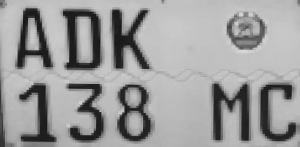
#> input picture learndata/1657835418.png, 300 x 147 px
$ python -i image_process.py   (imports and definitions only)
#> lines starting #> are read from the running program, lines starting #| are printed output that depends on the picture; after the words box and inside, x2 and y2 are one past the last pixel; in counts of white or black regions, pixels touching at a corner belong together
#> further down, picture is the input picture: shape (147, 300, 3); min 22, max 214, mean 155.1
# 이미지 전처리
import cv2
import numpy as np
import calendar
import time

from scipy.ndimage import interpolation as inter

def get_best_image_for_text(image, extandsize = 8, isThreshold = True, debug = False) :
    # image = correct_skew(image)

    # print("morphd : ", extandsize)
#> called with extandsize = 8, isThreshold = True, debug = False
    gray_image = cv2.cvtColor(image, cv2.COLOR_BGR2GRAY)
    gray_image = correct_skew(gray_image)
    # [8 lines of commented-out code are left out]

    if extandsize != 0 :
        print("do MORPH_OPEN")
        kernel = np.ones((extandsize-3, extandsize), np.uint8)
        gray_image = cv2.morphologyEx(gray_image, cv2.MORPH_OPEN, kernel)
    kernel = np.ones((3, 3), np.uint8)
    gray_image = cv2.morphologyEx(gray_image, cv2.MORPH_DILATE, kernel)
    if isThreshold :
        print("do Threshold")

        #First
        gray_image = cv2.GaussianBlur(gray_image, (7, 7), 7)
        gray_image = cv2.adaptiveThreshold(gray_image, 255.0, cv2.ADAPTIVE_THRESH_GAUSSIAN_C, cv2.THRESH_BINARY_INV, 19, 9)
        # gray_image =  cv2.threshold(gray_image, 127, 255, cv2.THRESH_OTSU)[1]
    gmt = time.gmtime()
    ts = calendar.timegm(gmt)
    cv2.imwrite('/home/jboss/mozates_source/mozates/moz_ates_traffic/dataintegrationapi/learndata/'+str(ts)+'.png', gray_image)
    # if debug :
    # cv2.imshow("morph image", gray_image)
    # cv2.waitKey(0)
    return gray_image


# [65 lines left out: functions process, image_resize, not called in this run]

def correct_skew(image, delta=2, limit=15):
#> called with delta = 2, limit = 15
    def determine_score(arr, angle):
        data = inter.rotate(arr, angle, reshape=False, order=0)
        histogram = np.sum(data, axis=1, dtype=float)
        score = np.sum((histogram[1:] - histogram[:-1]) ** 2, dtype=float)
        return histogram, score

    gray = image.copy()
    thresh = cv2.threshold(gray, 0, 255, cv2.THRESH_BINARY_INV + cv2.THRESH_OTSU)[1]
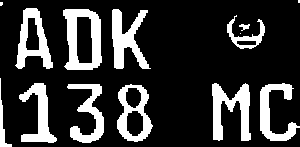
#> thresh: shape (147, 300); 20.8% white; 14 white regions (3 under 20 px), largest, box (x1, y1, x2, y2) and area: (63, 9, 102, 70) 1352, (212, 83, 251, 141) 1196, (112, 9, 151, 69) 1147

    scores = []
    angles = np.arange(-limit, limit + delta, delta)
    for angle in angles:
        histogram, score = determine_score(thresh, angle)
        scores.append(score)
#> this loop made 16 passes
#> score on passes 1 to 12: 211721400, 203723325, 210160800, 243453600, 298529775, 336374325, 467334675, 911520450, 1.18e+09, 483005700, 278827200, 233894925
#> pass 1, in determine_score, `data = inter.rotate(arr, angle, reshape=False, order=0)`:
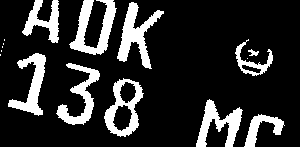
#> data: shape (147, 300); 17.6% white; 16 white regions (6 under 20 px), largest, box (x1, y1, x2, y2) and area: (117, 2, 164, 69) 1142, (69, 0, 117, 55) 1139, (196, 99, 243, 147) 956
#> pass 2, in determine_score (call 2), `data = inter.rotate(arr, angle, reshape=False, order=0)`:
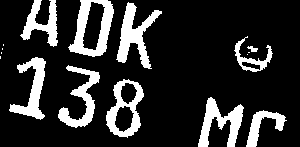
#> data: shape (147, 300); 18% white; 16 white regions (6 under 20 px), largest, box (x1, y1, x2, y2) and area: (68, 0, 114, 57) 1193, (116, 2, 162, 69) 1147, (198, 97, 244, 147) 998
#> pass 3, in determine_score (call 3), `data = inter.rotate(arr, angle, reshape=False, order=0)`:
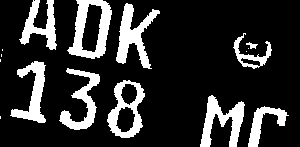
#> data: shape (147, 300); 18.4% white; 16 white regions (6 under 20 px), largest, box (x1, y1, x2, y2) and area: (67, 0, 112, 59) 1249, (116, 3, 160, 69) 1150, (200, 95, 245, 147) 1041
#> after the loop, scores = [211721400, 203723325, 210160800, 243453600, 298529775, 336374325, 467334675, 911520450, 1.18e+09, 483005700, 278827200, 233894925, 227522475, 193709475, 186946875, 210941100]

    best_angle = angles[scores.index(max(scores))]
#> best_angle = 1

    (h, w) = gray.shape[:2]
#> h = 147; w = 300
    center = (w // 2, h // 2)
#> center = (150, 73)
    M = cv2.getRotationMatrix2D(center, best_angle, 1.0)
#> M = [[1, 0.0175, -1.25], [-0.0175, 1, 2.63]]
    corrected = cv2.warpAffine(image, M, (w, h), flags=cv2.INTER_CUBIC, \
            borderMode=cv2.BORDER_REPLICATE)
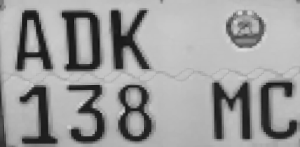
#> corrected: shape (147, 300); min 19, max 220, mean 155.2
    # cv2.imshow("correct", corrected)
    # cv2.waitKey(0)
    # print(best_angle)
    return corrected

>>> import cv2
>>> picture = cv2.imread('../learndata/1657835418.png')
>>> result = get_best_image_for_text(picture)
#> in get_best_image_for_text, `gray_image = cv2.GaussianBlur(gray_image, (7, 7), 7)`:
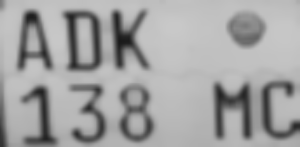
#> gray_image: shape (147, 300); min 26, max 200, mean 161.7
#> in get_best_image_for_text, `gray_image = cv2.adaptiveThreshold(gray_image, 255.0, cv2.ADAPTIVE_THR..`:
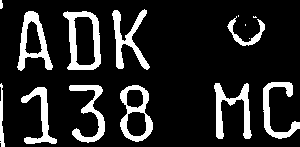
#> gray_image: shape (147, 300); 15.1% white; 15 white regions (4 under 20 px), largest, box (x1, y1, x2, y2) and area: (63, 11, 101, 70) 939, (17, 11, 53, 71) 810, (214, 83, 252, 139) 807
